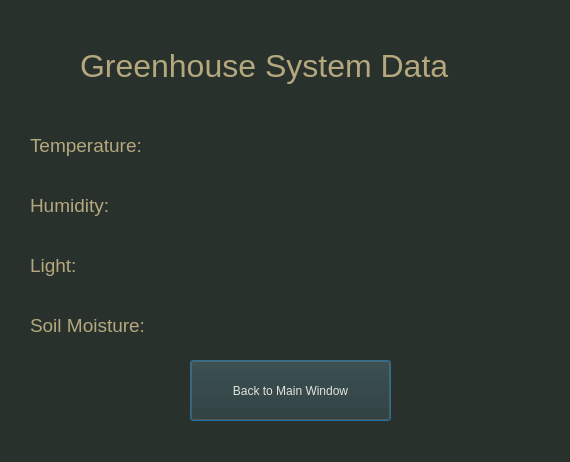
<?xml version="1.0" encoding="UTF-8"?>
<ui version="4.0">
 <class>Dialog</class>
 <widget class="QDialog" name="Dialog">
  <property name="geometry">
   <rect>
    <x>0</x>
    <y>0</y>
    <width>570</width>
    <height>462</height>
   </rect>
  </property>
  <property name="windowTitle">
   <string>Dialog</string>
  </property>
  <property name="styleSheet">
   <string notr="true">background-color:rgb(40, 49, 43);</string>
  </property>
  <widget class="QLabel" name="title_label">
   <property name="geometry">
    <rect>
     <x>80</x>
     <y>20</y>
     <width>421</width>
     <height>91</height>
    </rect>
   </property>
   <property name="styleSheet">
    <string notr="true">
font: 63 oblique 11pt &quot;URW Gothic&quot;;
font-size:24pt;
color: rgb(181, 168, 127);
</string>
   </property>
   <property name="text">
    <string>Greenhouse System Data</string>
   </property>
  </widget>
  <widget class="QLabel" name="temperature_label">
   <property name="geometry">
    <rect>
     <x>30</x>
     <y>130</y>
     <width>141</width>
     <height>31</height>
    </rect>
   </property>
   <property name="styleSheet">
    <string notr="true">font: 63 oblique 11pt &quot;URW Gothic&quot;;
font-size:14pt;
color: rgb(181, 168, 127);</string>
   </property>
   <property name="text">
    <string>Temperature:</string>
   </property>
  </widget>
  <widget class="QLabel" name="humidity_label">
   <property name="geometry">
    <rect>
     <x>30</x>
     <y>190</y>
     <width>141</width>
     <height>31</height>
    </rect>
   </property>
   <property name="styleSheet">
    <string notr="true">font: 63 oblique 11pt &quot;URW Gothic&quot;;
font-size:14pt;
color: rgb(181, 168, 127);</string>
   </property>
   <property name="text">
    <string>Humidity:</string>
   </property>
  </widget>
  <widget class="QLabel" name="light_label">
   <property name="geometry">
    <rect>
     <x>30</x>
     <y>250</y>
     <width>141</width>
     <height>31</height>
    </rect>
   </property>
   <property name="styleSheet">
    <string notr="true">font: 63 oblique 11pt &quot;URW Gothic&quot;;
font-size:14pt;
color: rgb(181, 168, 127);</string>
   </property>
   <property name="text">
    <string>Light:</string>
   </property>
  </widget>
  <widget class="QLabel" name="soil_moisture_label">
   <property name="geometry">
    <rect>
     <x>30</x>
     <y>310</y>
     <width>141</width>
     <height>31</height>
    </rect>
   </property>
   <property name="styleSheet">
    <string notr="true">font: 63 oblique 11pt &quot;URW Gothic&quot;;
font-size:14pt;
color: rgb(181, 168, 127);</string>
   </property>
   <property name="text">
    <string>Soil Moisture:</string>
   </property>
  </widget>
  <widget class="QPushButton" name="data_back_button">
   <property name="geometry">
    <rect>
     <x>190</x>
     <y>360</y>
     <width>201</width>
     <height>61</height>
    </rect>
   </property>
   <property name="styleSheet">
    <string notr="true">color:rgb(226, 228, 222);
font-size:28;</string>
   </property>
   <property name="text">
    <string>Back to Main Window</string>
   </property>
  </widget>
 </widget>
 <resources/>
 <connections/>
</ui>
